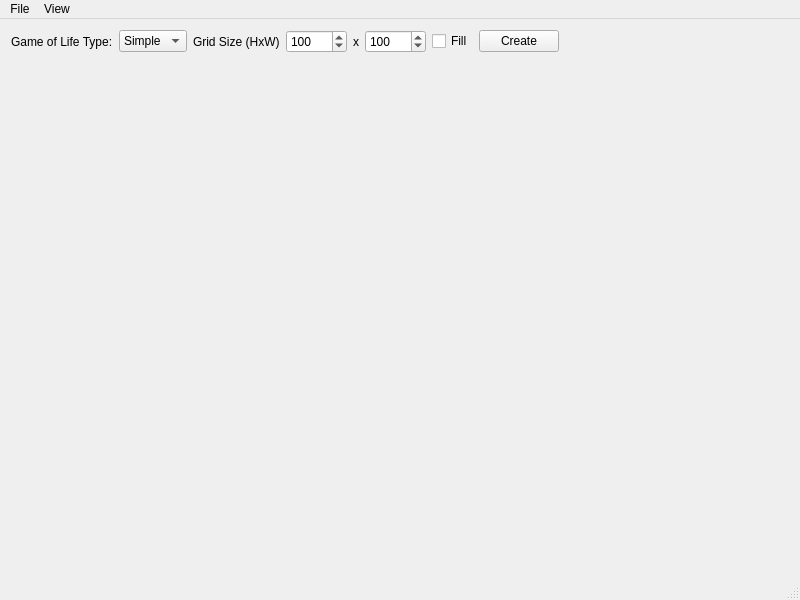
<?xml version="1.0" encoding="UTF-8"?>
<ui version="4.0">
 <class>MainWindow</class>
 <widget class="QMainWindow" name="MainWindow">
  <property name="geometry">
   <rect>
    <x>0</x>
    <y>0</y>
    <width>800</width>
    <height>600</height>
   </rect>
  </property>
  <property name="windowTitle">
   <string>Game of Life Widget</string>
  </property>
  <property name="styleSheet">
   <string notr="true"/>
  </property>
  <widget class="QWidget" name="centralWidget">
   <layout class="QGridLayout" name="gridLayout">
    <item row="0" column="0">
     <layout class="QVBoxLayout" name="verticalLayout" stretch="0,1">
      <item>
       <layout class="QHBoxLayout" name="horizontalLayout">
        <property name="sizeConstraint">
         <enum>QLayout::SetMinimumSize</enum>
        </property>
        <item>
         <widget class="QLabel" name="label">
          <property name="text">
           <string>Game of Life Type:</string>
          </property>
         </widget>
        </item>
        <item>
         <widget class="QComboBox" name="gameTypeCombo">
          <item>
           <property name="text">
            <string>Simple</string>
           </property>
          </item>
         </widget>
        </item>
        <item>
         <widget class="QLabel" name="label_2">
          <property name="text">
           <string>Grid Size (HxW)</string>
          </property>
         </widget>
        </item>
        <item>
         <widget class="QSpinBox" name="heightSpin">
          <property name="minimum">
           <number>10</number>
          </property>
          <property name="maximum">
           <number>10000</number>
          </property>
          <property name="value">
           <number>100</number>
          </property>
         </widget>
        </item>
        <item>
         <widget class="QLabel" name="label_3">
          <property name="text">
           <string>x</string>
          </property>
         </widget>
        </item>
        <item>
         <widget class="QSpinBox" name="widthSpin">
          <property name="minimum">
           <number>10</number>
          </property>
          <property name="maximum">
           <number>10000</number>
          </property>
          <property name="value">
           <number>100</number>
          </property>
         </widget>
        </item>
        <item>
         <widget class="QCheckBox" name="fillCheck">
          <property name="text">
           <string>Fill</string>
          </property>
         </widget>
        </item>
        <item>
         <widget class="QPushButton" name="createGameButton">
          <property name="text">
           <string>Create</string>
          </property>
         </widget>
        </item>
        <item>
         <spacer name="horizontalSpacer">
          <property name="orientation">
           <enum>Qt::Horizontal</enum>
          </property>
          <property name="sizeHint" stdset="0">
           <size>
            <width>40</width>
            <height>20</height>
           </size>
          </property>
         </spacer>
        </item>
       </layout>
      </item>
      <item>
       <widget class="GameWidget" name="gameWidget" native="true"/>
      </item>
     </layout>
    </item>
   </layout>
  </widget>
  <widget class="QMenuBar" name="menuBar">
   <property name="geometry">
    <rect>
     <x>0</x>
     <y>0</y>
     <width>800</width>
     <height>21</height>
    </rect>
   </property>
   <widget class="QMenu" name="menuFile">
    <property name="title">
     <string>File</string>
    </property>
    <addaction name="actionClose"/>
   </widget>
   <widget class="QMenu" name="menuView">
    <property name="title">
     <string>View</string>
    </property>
    <widget class="QMenu" name="menuColors">
     <property name="title">
      <string>Colors</string>
     </property>
     <addaction name="colorBlackWhiteAction"/>
     <addaction name="colorBlueOrangeAction"/>
     <addaction name="colorGreenRedAction"/>
    </widget>
    <widget class="QMenu" name="menuRAM">
     <property name="title">
      <string>RAM</string>
     </property>
     <addaction name="ramByteAction"/>
     <addaction name="ramKiloByteAction"/>
     <addaction name="ramMegaByteAction"/>
    </widget>
    <addaction name="menuColors"/>
    <addaction name="menuRAM"/>
   </widget>
   <addaction name="menuFile"/>
   <addaction name="menuView"/>
  </widget>
  <widget class="QStatusBar" name="statusBar"/>
  <action name="actionClose">
   <property name="text">
    <string>Close</string>
   </property>
  </action>
  <action name="ramByteAction">
   <property name="checkable">
    <bool>true</bool>
   </property>
   <property name="text">
    <string>B</string>
   </property>
  </action>
  <action name="ramKiloByteAction">
   <property name="checkable">
    <bool>true</bool>
   </property>
   <property name="checked">
    <bool>true</bool>
   </property>
   <property name="text">
    <string>kB</string>
   </property>
  </action>
  <action name="ramMegaByteAction">
   <property name="checkable">
    <bool>true</bool>
   </property>
   <property name="text">
    <string>MB</string>
   </property>
  </action>
  <action name="colorBlackWhiteAction">
   <property name="checkable">
    <bool>true</bool>
   </property>
   <property name="checked">
    <bool>true</bool>
   </property>
   <property name="text">
    <string>Black / White</string>
   </property>
  </action>
  <action name="colorBlueOrangeAction">
   <property name="checkable">
    <bool>true</bool>
   </property>
   <property name="text">
    <string>Blue / Orange</string>
   </property>
  </action>
  <action name="colorGreenRedAction">
   <property name="checkable">
    <bool>true</bool>
   </property>
   <property name="text">
    <string>Green / Red</string>
   </property>
  </action>
 </widget>
 <layoutdefault spacing="6" margin="11"/>
 <customwidgets>
  <customwidget>
   <class>GameWidget</class>
   <extends>QWidget</extends>
   <header>gamewidget.h</header>
   <container>1</container>
  </customwidget>
 </customwidgets>
 <resources/>
 <connections>
  <connection>
   <sender>actionClose</sender>
   <signal>triggered()</signal>
   <receiver>MainWindow</receiver>
   <slot>close()</slot>
   <hints>
    <hint type="sourcelabel">
     <x>-1</x>
     <y>-1</y>
    </hint>
    <hint type="destinationlabel">
     <x>399</x>
     <y>299</y>
    </hint>
   </hints>
  </connection>
 </connections>
</ui>
